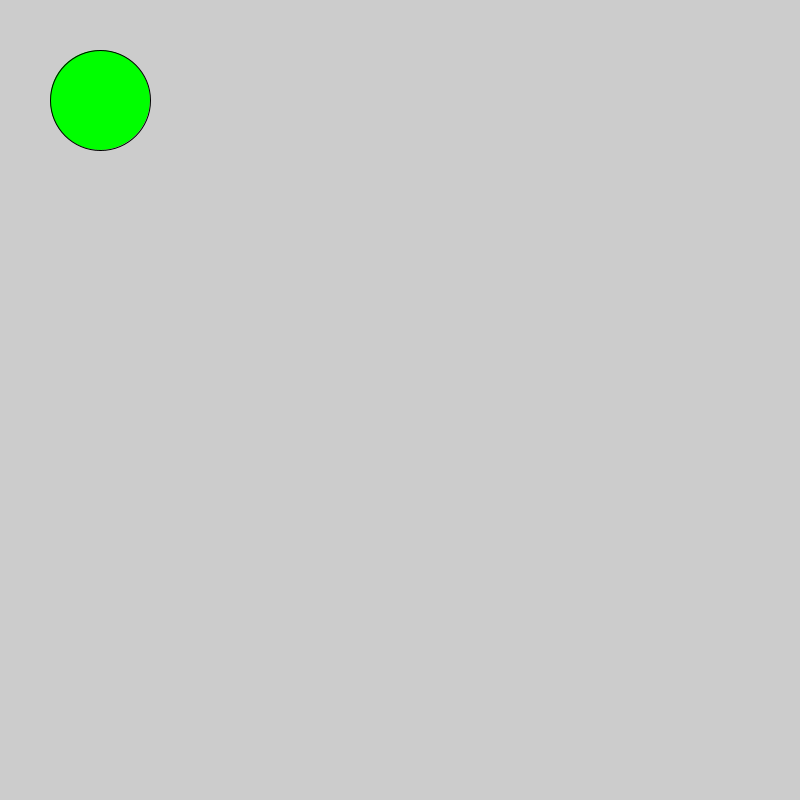
Frame 1 (no input)
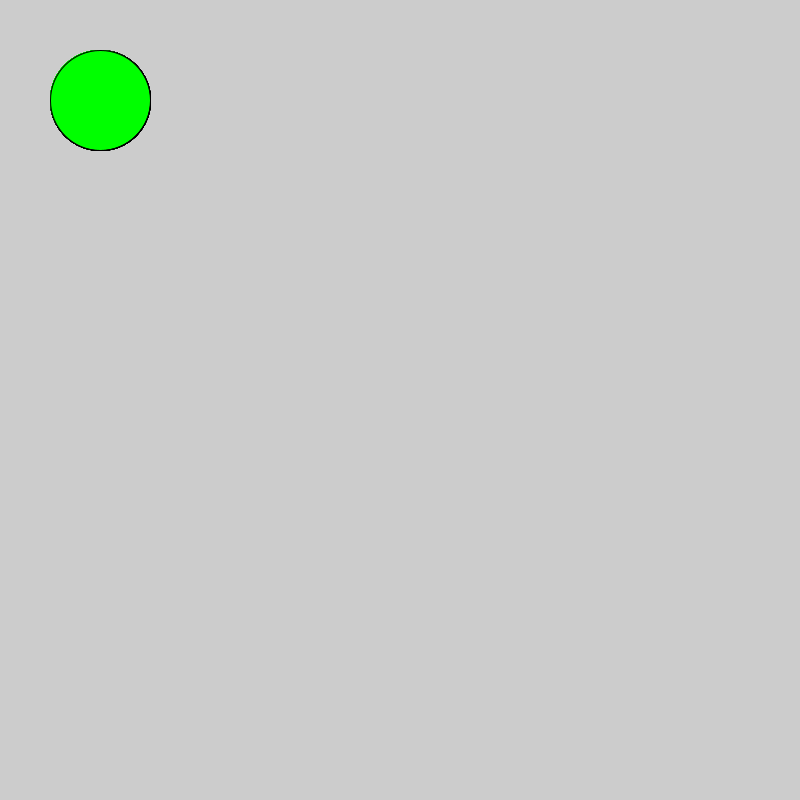
Frame 60 (the mouse pressed at the canvas centre just before this capture)
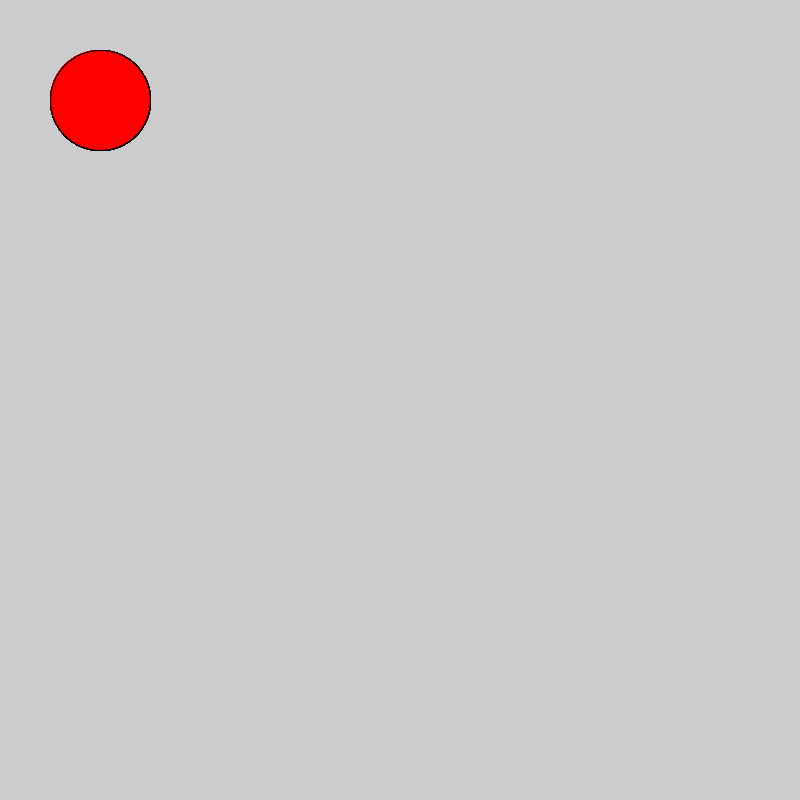
Frame 120 (the mouse held since frame 60 and released just before this capture)

The Processing sketch that drew these frames (run headless with seeded random() and noise(); from frame 60 on, the mouse is pressed at the canvas centre):

// Processing sketch: sketch_190617a
// ── sketch_190617a.pde
void setup(){size(800,800);}
void draw(){
fill(0,255,0);
if(mousePressed){fill(255,0,0);}
ellipse(100,100,100,100);}
